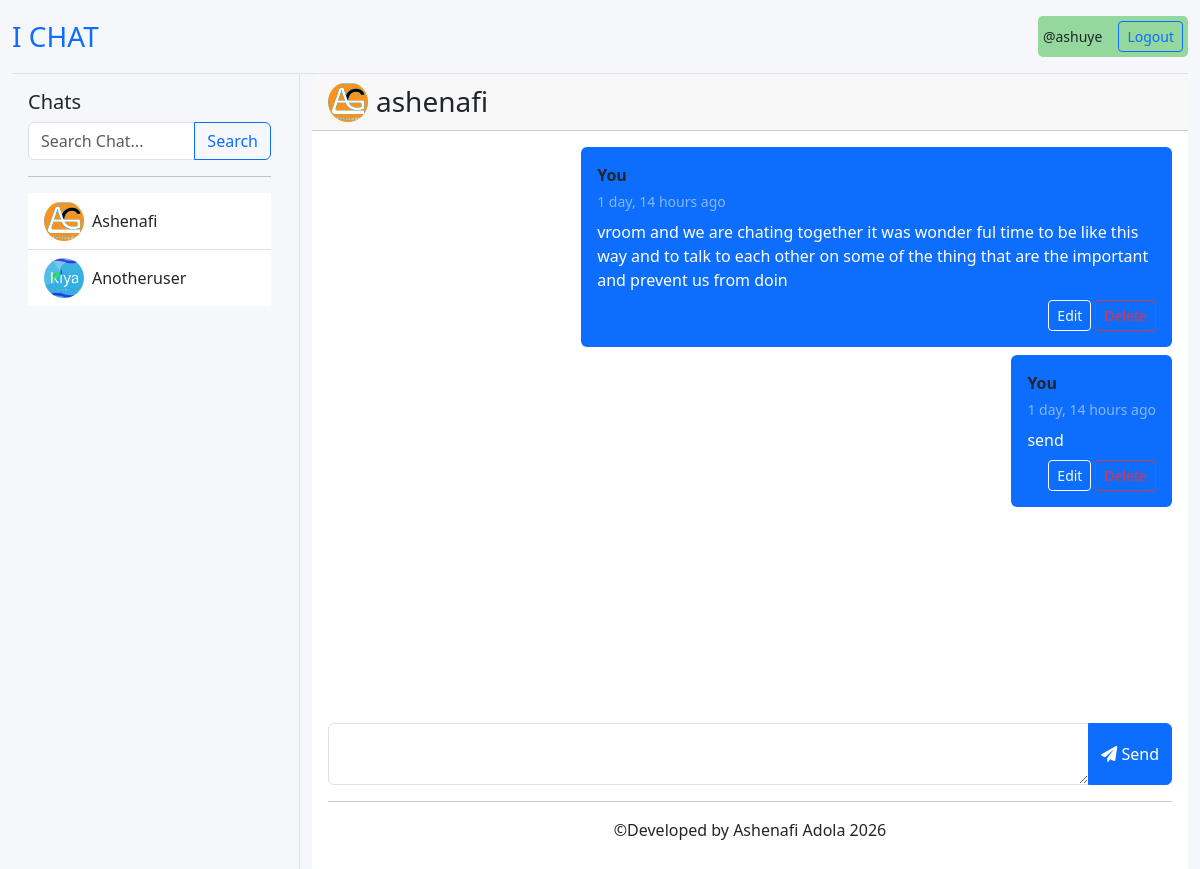
Page /chat/1/ (signed in) on the earlier database version.
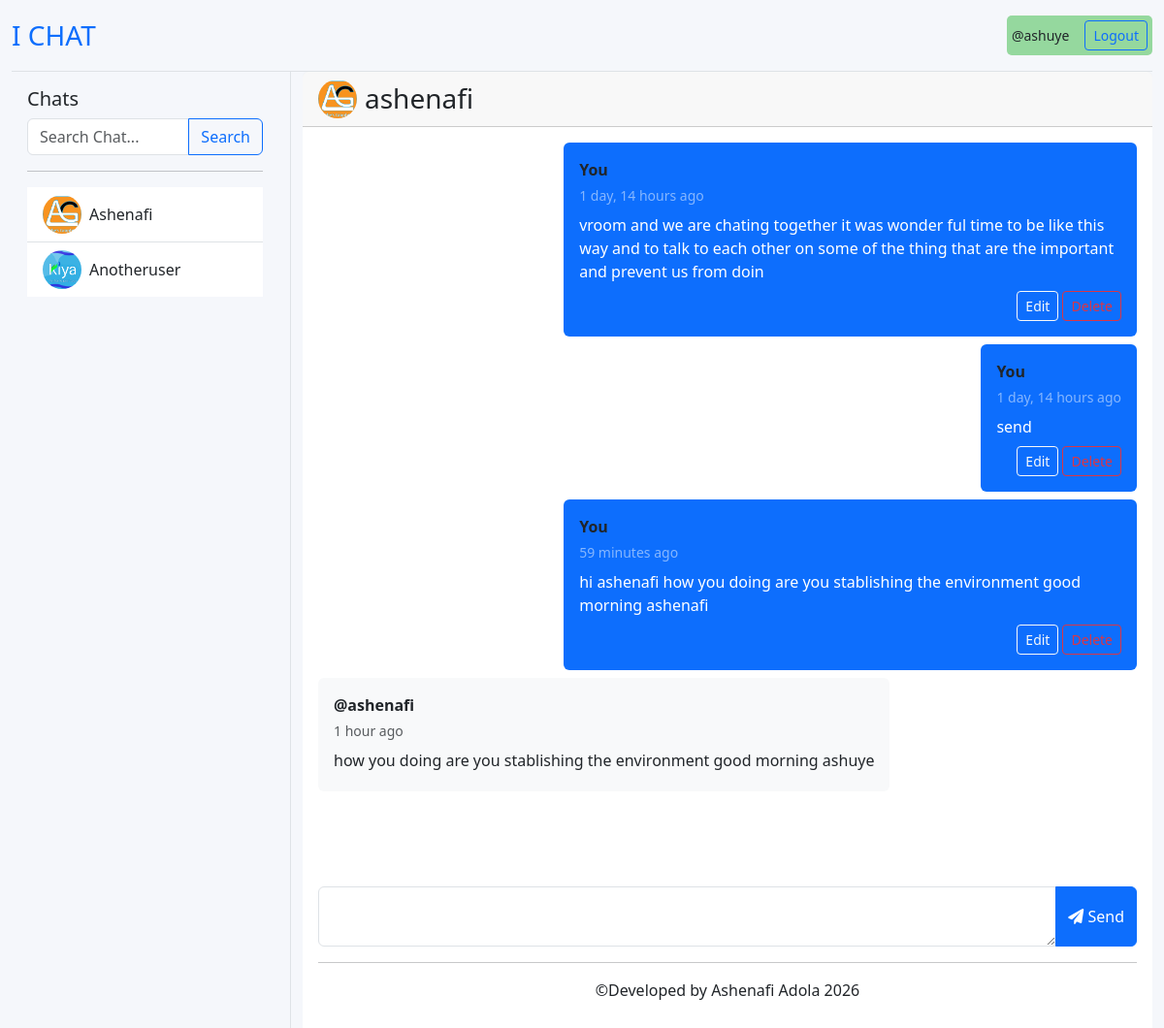
Same page on the later database version.
### chat/models.py (models this page shows, shortened)
class CustomUser(AbstractUser):
    profile = models.ImageField(upload_to='profiles/', blank=True, null=True)
    USERNAME_FIELD = 'username'
    def __str__(self):
        return self.username

class Message(models.Model):
    sender = models.ForeignKey(CustomUser, on_delete=models.CASCADE, related_name="sender")
    reciever = models.ForeignKey(CustomUser, on_delete=models.CASCADE, related_name='reciever')
    body = models.CharField(max_length=2000)
    sent_at = models.DateTimeField(auto_now_add=True)
    edited_at = models.DateTimeField(auto_now=True)

### chat/views.py (the view)
# urls.py: path('chat/<int:pk>/', views.chatPage, name='chat'),
@login_required(login_url='login')
def chatPage(request, pk):
    user = CustomUser.objects.get(id=pk)
    messages = Message.objects.all()
    form = MessageForm()
    users = CustomUser.objects.all()
    context = {
        'friend':user,
        'messages':messages,
        'form':form,
        'users':users
    }
    return render(request, 'chat/chatroom.html', context)

### chat/forms.py
class MessageForm(ModelForm):
    class Meta:
        model = Message
        fields = ['body']
        widgets = {
            'body': Textarea(attrs={
                'class': 'form-control',
                'rows': 2,
                'name': 'message',
                'style': "width: 100%",
                'data-custom': 'some-value',
                'placeholder': "Type message here..."
            }),
        }

### chat/templates/chat/chatroom.html (shortened to what this page needs)
{% extends 'chat/home.html' %}
{% load static %}
{% block chat %}
<div class="card h-100 border-0 d-flex flex-column">
    <div class="card-header">
        <div class="d-flex align-items-center">
            <a href="" class="text-decoration-none">
                <img src="{{ friend.profile.url }}" alt="profile" style="width: 40px; height: 40px; border-radius: 50%; object-fit: cover;" class="me-2">
            </a>
            <h3 class="card-title mb-0">{{ friend.username }}</h3>
        </div>
    </div>
    <div class="card-body d-flex flex-column p-3 overflow-hidden" style="min-height: 0; flex: 1 1 0;">
        <div class="flex-grow-1 overflow-auto" id="messages" style="min-height: 0; scrollbar-width: none;">
            {% for message in messages %}
                {% if message.sender == request.user and message.reciever == friend or message.reciever == request.user and message.sender == friend %}
                    <div class="mb-2 d-flex {% if message.sender == request.user %}justify-content-end{% else %}justify-content-start{% endif %}" id="message-{{message.id}}">
                        <div class="message-bubble {% if message.sender == request.user %}bg-primary text-white{% else %}bg-light{% endif %} p-3 rounded" style="max-width: 70%;">
                            {% if message.sender != request.user %}
                                <strong class="text-dark mb-1 d-block">@{{message.sender}}</strong>
                            {% else %}
                                <strong class="text-dark mb-1 d-block">You</strong>
                            {% endif %}
                            <small class="{% if message.sender == request.user %}text-white-50{% else %}text-muted{% endif %} d-block mb-2">{{message.edited_at | timesince}} ago</small>
                            <p class="mb-1">{{message.body}}</p>
                            {% if message.sender == request.user %}
                            <div class="d-flex gap-1 justify-content-end mt-2">
                                <button type="button" class="btn btn-sm btn-outline-light" onclick="editMessage({{ message.id }})" id="edit-{{ message.id }}">Edit</button>
                                <button type="button" class="btn btn-sm btn-outline-danger" onclick="deleteMessage('{{ message.id }}')">Delete</button>
                            </div>
                            {% endif %}
                        </div>
                    </div>
                {% endif %}
            {% endfor %}
        </div>
        <form method="post" id="form" class="mt-3">
            <div class="input-group">
                <textarea name="message" id="textInput" class="form-control"></textarea>
                <button type="submit" class="btn btn-primary" id="send-btn"><i class="fas fa-paper-plane"></i> Send</button>
            </div>
        </form>
        <hr>
        <div>
            <p style="text-align: center;">©Developed by Ashenafi Adola 2026</p>
        </div>
    </div>
</div>
{% endblock %}

### chat/templates/chat/home.html (shortened to what this page needs)
{% extends 'chat/base.html' %}
{% block content %}
<div class="container-fluid vh-100">
    <div class="row h-100">
        <div class="col-md-4 col-lg-3 border-end d-none d-md-flex flex-column" id="sidebar-desktop">
            <div class="p-3 flex-grow-1 overflow-auto">
               <h3 class="h5">Chats</h3>
                <form action="" method="get" class="mb-3">
                    <div class="input-group">
                        <input type="search" name="p" placeholder="Search Chat..." class="form-control">
                        <button type="submit" class="btn btn-outline-primary">Search</button>
                    </div>
                </form>
                <hr>
                <div class="list-group list-group-flush">
                    {% for user in users %}
                        {% if user != request.user %}
                            <a href="{% url 'chat' user.id %}" class="list-group-item list-group-item-action d-flex align-items-center">
                                <img src="{{ user.profile.url }}" alt="profile" style="width: 40px; height: 40px; border-radius: 50%; object-fit: cover;" class="me-2">
                                {{ user.username.capitalize }}
                            </a>
                        {% endif %}
                    {% endfor %}
                </div>
            </div>
        </div>
        <div class="col-md-8 col-lg-9 d-flex flex-column">
            <div class="flex-grow-1 d-flex flex-column">
                {% block chat %}{% endblock %}
            </div>
        </div>
    </div>
</div>
{% endblock %}

### chat/templates/chat/base.html (shortened to what this page needs)
<!DOCTYPE html>
<html lang="en">
<head>
    <link href="https://cdn.jsdelivr.net/npm/bootstrap@5.3.0/dist/css/bootstrap.min.css" rel="stylesheet">
    <link rel="stylesheet" href="https://cdnjs.cloudflare.com/ajax/libs/font-awesome/6.0.0/css/all.min.css">
</head>
<body class="d-flex flex-column min-vh-100">
    <div class="container-fluid flex-grow-1 d-flex flex-column">
        <header class="d-flex justify-content-between align-items-center py-3 border-bottom">
            <h1 class="h3 mb-0"><a href="{% url 'home' %}" class="text-decoration-none">I CHAT</a></h1>
            {% if request.user.is_authenticated %}
                <div class="d-flex align-items-center" style="background-color: rgb(149, 216, 158); padding: 5px; border-radius: 5px;">
                    <small class="me-3">@{{request.user.username}}</small>
                    <a href="{% url 'logout' %}" class="btn btn-outline-primary btn-sm">Logout</a>
                </div>
            {% endif %}
        </header>
    </div>
    {% block content %}
    {% endblock %}
</body>
</html>

### chat/templates/chat/base.html (style rules this page uses)
body { height: 90%; background-color: #f5f7fb; }
.message-bubble { word-wrap: break-word; }

Differences in the rows shown:
added Message: shows "You", edited_at "59 minutes", body "hi ashenafi how you doing are you stablishing the environment good morning ashenafi"
added Message: sender "ashenafi", edited_at "1 hour", body "how you doing are you stablishing the environment good morning ashuye"
